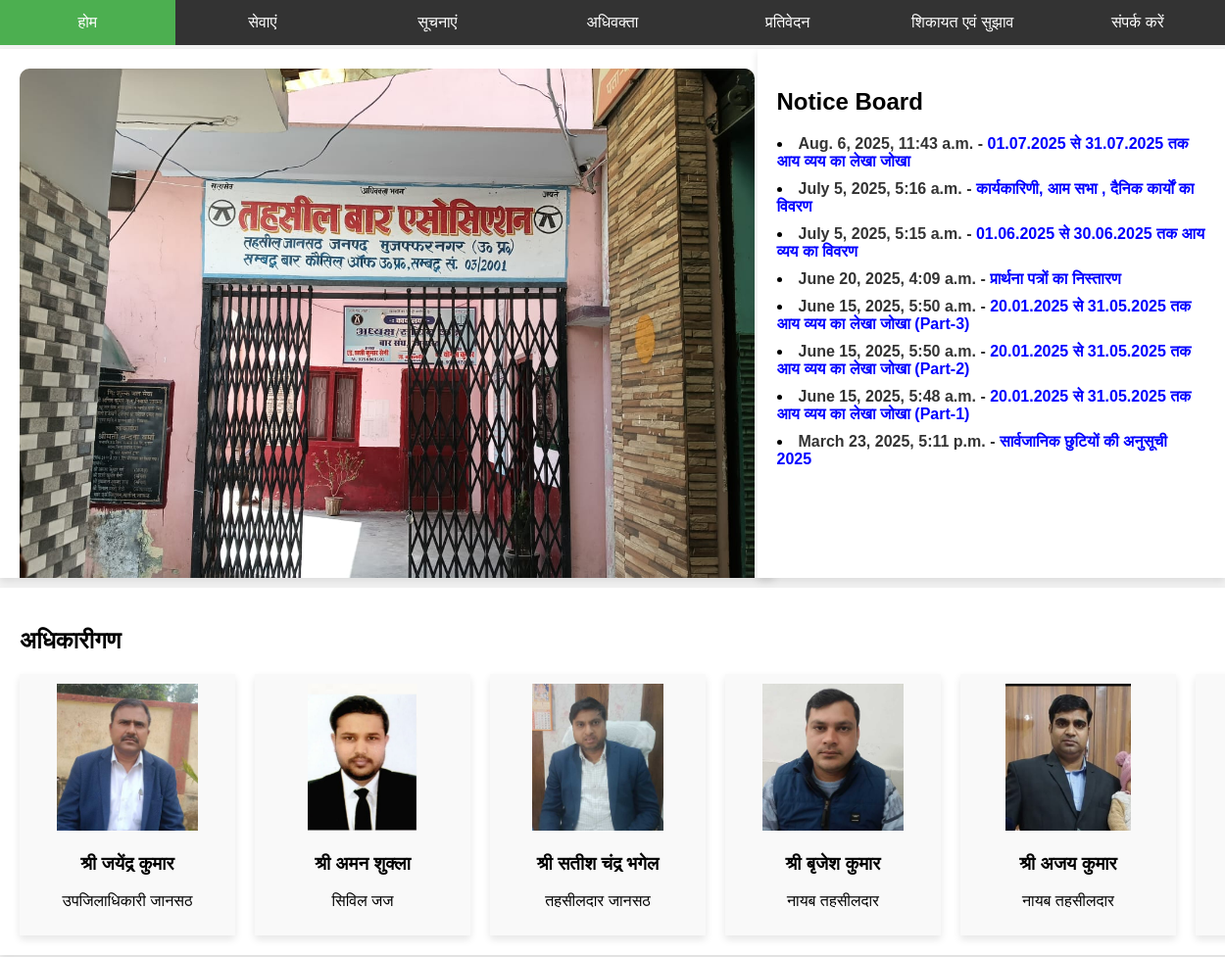
The app's page / (upper part), older data.
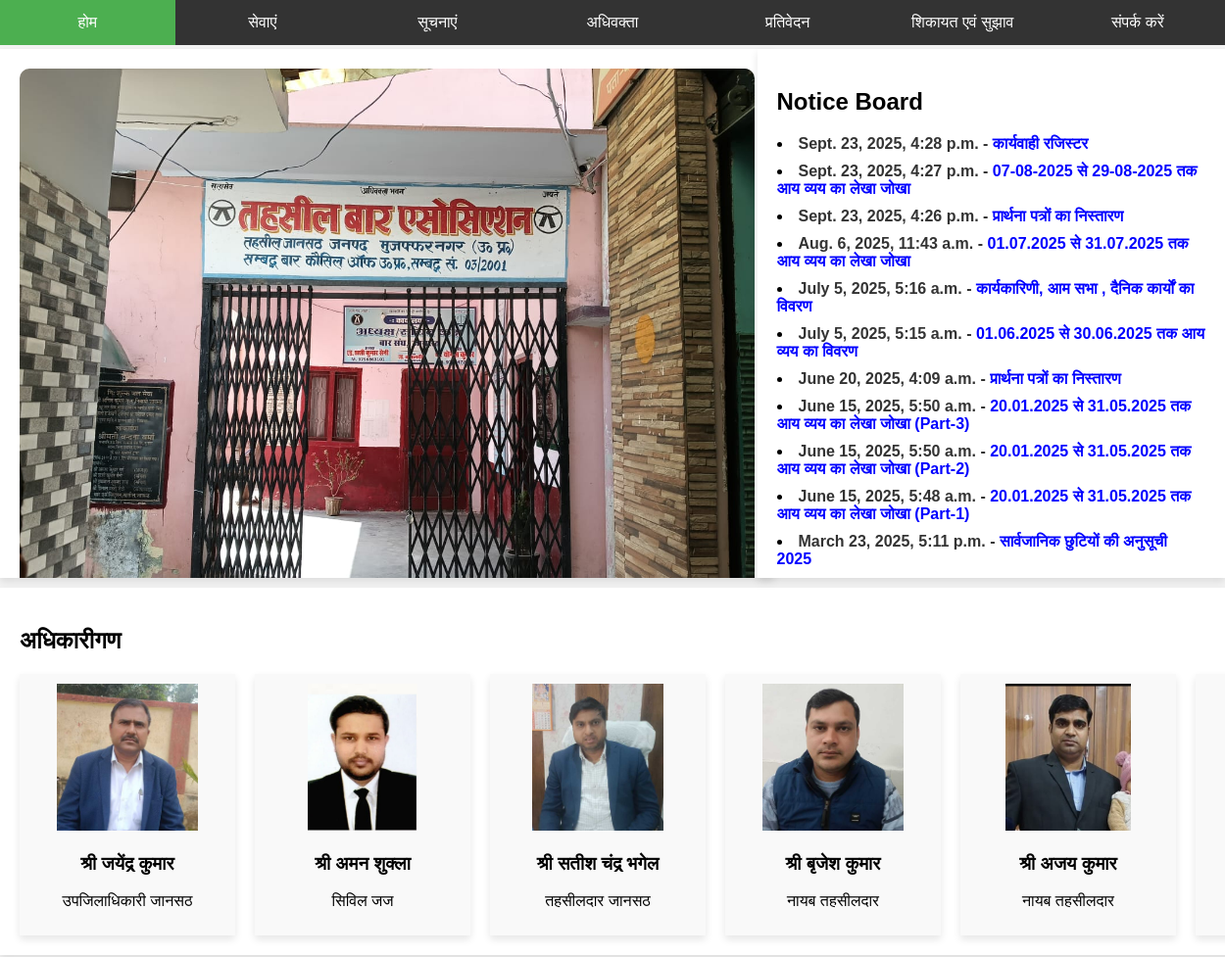
The same page, newer data.
### dashboard/models.py (models this page shows, shortened)
class Banner(models.Model):
    title = models.CharField(max_length=100, default=None, blank=True, null=True)
    image = models.ImageField(upload_to='banners/')
    created_at = models.DateTimeField(auto_now_add=True)

### notice/models.py (models this page shows, shortened)
class Notice(models.Model):
    title = models.CharField(max_length=100)
    content = models.TextField(default=None, blank=True, null=True)
    file = models.FileField(upload_to='notice/')
    created_at = models.DateTimeField(auto_now_add=True)
    updated_at = models.DateTimeField(auto_now=True)
    is_active = models.BooleanField(default=True)

### officer/models.py (models this page shows, shortened)
class Officers(models.Model):
    name = models.CharField(max_length=100)
    position= models.CharField(max_length=100)
    rank = models.IntegerField()
    phone = models.CharField(max_length=100, default=None, blank=True, null=True)
    image = models.ImageField(upload_to='officer/images')
    date = models.DateField(auto_now=True)

### dashboard/views.py (the view)
# urls.py: path('', include('dashboard.urls')),
def dashboard(request) -> HttpResponse:
    notices = Notice.objects.filter(is_active=True).order_by('-created_at')[:12]
    banners = Banner.objects.all()
    current_year = datetime.now().year
    members = AdvocateRole.objects.filter(appointed_on__year=current_year).order_by('appointed_on')
    officers = Officers.objects.all().order_by('rank')
    return render(request, 'dashboard.html', context={'notices': notices, 'banners': banners, 'members': members, 'officers': officers})

### advocates/models.py (called while the page is built)
    def __str__(self) -> None:
        return self.name

### dashboard/templates/dashboard.html (shortened to what this page needs)
{% extends "base.html" %}
{% block content %}
    <section class="dashboard-section">
        <div class="left-section">
            <div class="image-slider">
                {% for banner in banners %}
                    <img src="media/{{banner.image}}" alt="{{ banner.title}}" style="width:100%; display:block;">
                {% endfor %}
            </div>
        </div>
        <div class="link-list" style="position: absolute; right: 0px; top: 50px; width: 35%; height: 500px; padding: 20px; box-shadow: 0 4px 8px rgba(0, 0, 0, 0.1); background-color: #fff; overflow: hidden;">
            <h2>Notice Board</h2>
                {% for notice in notices %}
                    <li style="margin-bottom: 10px;">
                        <a href="media/{{ notice.file }}" target="_blank" style="text-decoration: none; color: #333; font-weight: bold; word-wrap: break-word;">
                            {{ notice.updated_at }} - <span style="color: blue; cursor: pointer;">{{ notice.title }}</span>
                        </a>
                    </li>
                {% endfor %}
        </div>
        <div class="officer-section" style="position: absolute; left: 0; top: 600px; width: 100%; padding: 20px; box-shadow: 0 4px 8px rgba(0, 0, 0, 0.1); background-color: #fff; overflow: hidden;">
            <h2>अधिकारीगण</h2>
            <div class="officer-box" style="display: flex; gap: 20px; animation: scroll-horizontal 10s linear infinite;">
            <div class="officer-wrapper" style="display: flex; gap: 20px;">
                {% for officer in officers %}
                <div class="officer-card" style="width: 200px; padding: 10px; box-shadow: 0 4px 8px rgba(0, 0, 0, 0.1); background-color: #f9f9f9; text-align: center; flex-shrink: 0;">
                    <img src="media/{{ officer.image }}" alt="{{ officer.name }}" style="width: 150px; height: 150px; object-fit: contain; border-radius: 0%;">
                    <h3>{{ officer.name }}</h3>
                    <p>{{ officer.position }}</p>
                </div>
                {% endfor %}
            </div>
            </div>
        </div>
    </section>
{% endblock content %}

### dashboard/templates/base.html (shortened to what this page needs)
<!DOCTYPE html>
<html lang="en">
<head>
<div class="tabs">
    <a href="/" class="active">होम</a>
    <a href="{% url 'list_services' %}">सेवाएं</a>
    <a href="{% url 'list_notices' %}">सूचनाएं</a>
    <a href="{% url 'list_advocates' %}">अधिवक्ता</a>
    <a href="{% url 'reports' %}">प्रतिवेदन</a>
    <a href="{% url 'complaint' %}">शिकायत एवं सुझाव</a>
    <a href="{% url 'contact' %}">संपर्क करें</a>
</div>
</head>
<body>
    {% block content %}{% endblock content %}
</body>
</html>

### dashboard/templates/base.html (style rules this page uses)
body { font-family: Arial, sans-serif; background-color: #f4f4f4; margin: 0; padding: 0; }
.tabs { display: flex; background-color: #333; overflow: hidden; }
.tabs a { flex: 1; padding: 14px 16px; text-align: center; text-decoration: none; color: white; transition: background-color 0.3s; }
.tabs a.active { background-color: #4CAF50; }

### dashboard/templates/dashboard.html (style rules this page uses)
.officer-box { display: flex; animation: scroll-horizontal 20s linear infinite; width: 200%; }
.left-section { position: absolute; left: 0; top: 50px; width: 60%; height: 500px; padding: 20px; box-shadow: 0 4px 8px rgba(0, 0, 0, 0.1); background-color: #fff; overflow: hidden; }
.image-slider img { border-radius: 10px; transition: opacity 0.5s ease-in-out; }

Row changes from the older to the newer data that the page shows:
added Notice: updated_at "Sept. 23, 2025, 4:28 p.m.", title "कार्यवाही रजिस्टर"
added Notice: updated_at "Sept. 23, 2025, 4:27 p.m.", title "07-08-2025 से 29-08-2025 तक आय व्यय का लेखा जोखा"
added Notice: updated_at "Sept. 23, 2025, 4:26 p.m.", title "प्रार्थना पत्रों का निस्तारण"
